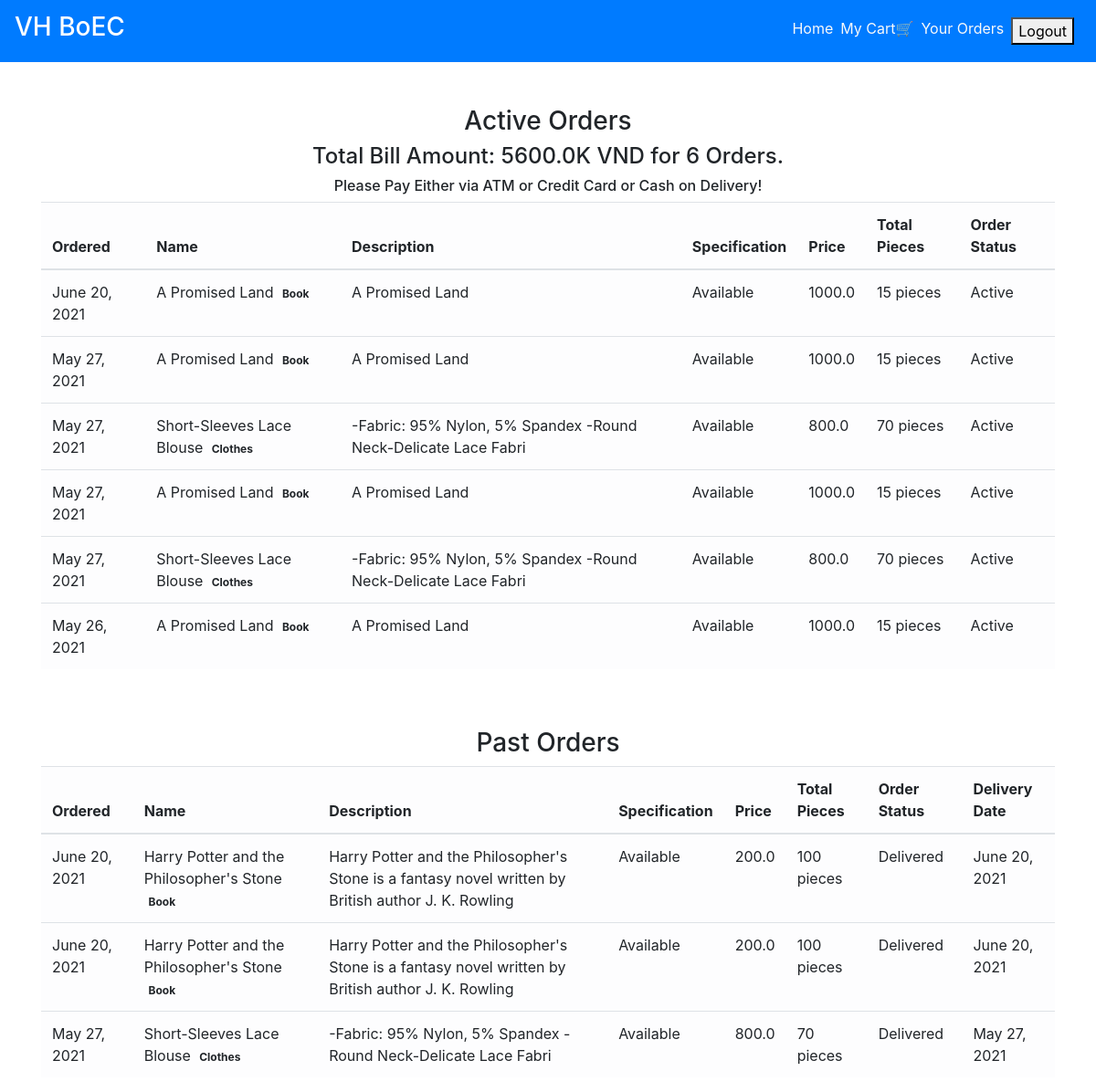
/order_details/ (signed in), run on the app's committed database.
### main/models.py (models this page shows, shortened)
class CartItems(models.Model):
    ORDER_STATUS = (
        ('Active', 'Active'),
        ('Delivered', 'Delivered')
    )
    user = models.ForeignKey(User, on_delete=models.CASCADE)
    item = models.ForeignKey(Item, on_delete=models.CASCADE)
    ordered = models.BooleanField(default=False)
    quantity = models.IntegerField(default=1)
    ordered_date = models.DateField(default=timezone.now)
    status = models.CharField(max_length=20, choices=ORDER_STATUS, default='Active')
    delivery_date = models.DateField(default=timezone.now)
    class Meta:
        verbose_name = 'Cart Item'
        verbose_name_plural = 'Cart Items'

class Item(models.Model):
    LABELS = (
        ('Book', 'Book'),
        ('Clothes', 'Clothes'),
        ('Electric', 'Electric'),
    )
    LABEL_COLOUR = (
        ('danger', 'danger'),
        ('success', 'success'),
        ('primary', 'primary'),
        ('info', 'info'),
        ('warning', 'warning'),
    )
    title = models.CharField(max_length=150)
    description = models.CharField(max_length=250,blank=True)
    price = models.FloatField()
    pieces = models.IntegerField(default=6)
    instructions = models.CharField(max_length=250,default="Available")
    image = models.ImageField(default='default.png', upload_to='images/')
    labels = models.CharField(max_length=25, choices=LABELS, blank=True)
    label_colour = models.CharField(max_length=15, choices=LABEL_COLOUR, blank=True)
    slug = models.SlugField(default="foods")
    created_by = models.ForeignKey(User, on_delete=models.CASCADE)

### main/views.py (the view)
# urls.py: path('order_details/', views.order_details, name='order_details'),
@login_required
def order_details(request):
    items = CartItems.objects.filter(user=request.user, ordered=True,status="Active").order_by('-ordered_date')
    cart_items = CartItems.objects.filter(user=request.user, ordered=True,status="Delivered").order_by('-ordered_date')
    bill = items.aggregate(Sum('item__price'))
    number = items.aggregate(Sum('quantity'))
    pieces = items.aggregate(Sum('item__pieces'))
    total = bill.get("item__price__sum")
    count = number.get("quantity__sum")
    total_pieces = pieces.get("item__pieces__sum")
    context = {
        'items':items,
        'cart_items':cart_items,
        'total': total,
        'count': count,
        'total_pieces': total_pieces
    }
    return render(request, 'main/order_details.html', context)

### main/templatetags/get_group.py (called while the page is built)
@register.filter(name='has_group')
def has_group(user, group_name):
    return user.groups.filter(name=group_name).exists()

### main/templates/main/order_details.html
{% extends "main/layout.html" %}
{% block content %}
<div class="cart">
    <div class="container">
        <div class="row">
            <div class="col-sm-12 mt-5">
                <h3 class="text-center">Active Orders</h3>
                {% if items %}
                <h4 class="text-center">Total Bill Amount: {{total}}K VND for {{ count }} Orders.</h4>
                <h6 class="text-center">Please Pay Either via ATM or Credit Card or Cash on Delivery!</h6>
                <div class="table-responsive">
                    <table class="table table-light">
                        <thead>
                        <tr>
                            <th scope="col">Ordered</th>
                            <th scope="col">Name</th>
                            <th scope="col">Description</th>
                            <th scope="col">Specification</th>
                            <th scope="col">Price</th>
                            <th scope="col">Total Pieces</th>
                            <th scope="col">Order Status</th>
                        </tr>
                        </thead>
                        <tbody>
                            {% for item_active in items %}
                        <tr>
                            <td>{{ item_active.ordered_date }}</td>
                            <td>{{ item_active.item.title }} <span class="badge badge-{{ item_active.item.label_colour }}">{{ item_active.item.labels }}</span></td>
                            <td>{{ item_active.item.description }}</td>
                            <td>{{ item_active.item.instructions }}</td>
                            <td>{{ item_active.item.price }}</td>
                            <td>{{ item_active.item.pieces }} pieces</td>
                            <td>{{ item_active.status }}</td>
                        </tr>
                            {% endfor %}
                        </tbody>
                    </table>
                </div>
                {% else %}
                <h4 class="text-center">Sorry, you have not ordered any item yet!!!</h4>
                {% endif %}
            </div>
        </div>
        <div class="row">
            <div class="col-sm-12 mt-5">
                <h3 class="text-center">Past Orders</h3>
                {% if cart_items %}
                <div class="table-responsive">
                    <table class="table table-light">
                        <thead>
                        <tr>
                            <th scope="col">Ordered</th>
                            <th scope="col">Name</th>
                            <th scope="col">Description</th>
                            <th scope="col">Specification</th>
                            <th scope="col">Price</th>
                            <th scope="col">Total Pieces</th>
                            <th scope="col">Order Status</th>
                            <th scope="col">Delivery Date</th>
                        </tr>
                        </thead>
                        <tbody>
                            {% for cart in cart_items %}
                        <tr>
                            <td>{{ cart.ordered_date }}</td>
                            <td>{{ cart.item.title }} <span class="badge badge-{{ cart.item.label_colour }}">{{ cart.item.labels }}</span></td>
                            <td>{{ cart.item.description }}</td>
                            <td>{{ cart.item.instructions }}</td>
                            <td>{{ cart.item.price }}</td>
                            <td>{{ cart.item.pieces }} pieces</td>
                            <td>{{ cart.status }}</td>
                            <td>{{ cart.delivery_date }}</td>
                        </tr>
                            {% endfor %}
                        </tbody>
                    </table>
                </div>
                {% else %}
                <h4 class="text-center">Sorry, you have not ordered any item yet!!!</h4>
                {% endif %}
            </div>
        </div>
    </div>
</div>
{% endblock content %}

### data on the page
CartItems: ordered_date "June 20, 2021", item "A Promised Land", item.labels "Book", item.description "A Promised Land", item.instructions "Available", item.price "1000.0", item.pieces "15", status "Active"
CartItems: ordered_date "May 27, 2021", item "A Promised Land", item.labels "Book", item.description "A Promised Land", item.instructions "Available", item.price "1000.0", item.pieces "15", status "Active"
CartItems: ordered_date "May 27, 2021", item "Short-Sleeves Lace Blouse", item.labels "Clothes", item.description "-Fabric: 95% Nylon, 5% Spandex -Round Neck-Delicate Lace Fabri", item.instructions "Available", item.price "800.0", item.pieces "70", status "Active"
CartItems: ordered_date "May 27, 2021", item "A Promised Land", item.labels "Book", item.description "A Promised Land", item.instructions "Available", item.price "1000.0", item.pieces "15", status "Active"
CartItems: ordered_date "May 27, 2021", item "Short-Sleeves Lace Blouse", item.labels "Clothes", item.description "-Fabric: 95% Nylon, 5% Spandex -Round Neck-Delicate Lace Fabri", item.instructions "Available", item.price "800.0", item.pieces "70", status "Active"
CartItems: ordered_date "May 26, 2021", item "A Promised Land", item.labels "Book", item.description "A Promised Land", item.instructions "Available", item.price "1000.0", item.pieces "15", status "Active"
CartItems: ordered_date "June 20, 2021", item "Harry Potter and the Philosopher's Stone", item.labels "Book", item.description "Harry Potter and the Philosopher's Stone is a fantasy novel written by British author J. K. Rowling", item.instructions "Available", item.price "200.0", item.pieces "100", status "Delivered", delivery_date "June 20, 2021"
CartItems: ordered_date "June 20, 2021", item "Harry Potter and the Philosopher's Stone", item.labels "Book", item.description "Harry Potter and the Philosopher's Stone is a fantasy novel written by British author J. K. Rowling", item.instructions "Available", item.price "200.0", item.pieces "100", status "Delivered", delivery_date "June 20, 2021"
CartItems: ordered_date "May 27, 2021", item "Short-Sleeves Lace Blouse", item.labels "Clothes", item.description "-Fabric: 95% Nylon, 5% Spandex -Round Neck-Delicate Lace Fabri", item.instructions "Available", item.price "800.0", item.pieces "70", status "Delivered", delivery_date "May 27, 2021"

### other printed values
{{ total }} "5600.0"
{{ count }} "6"
